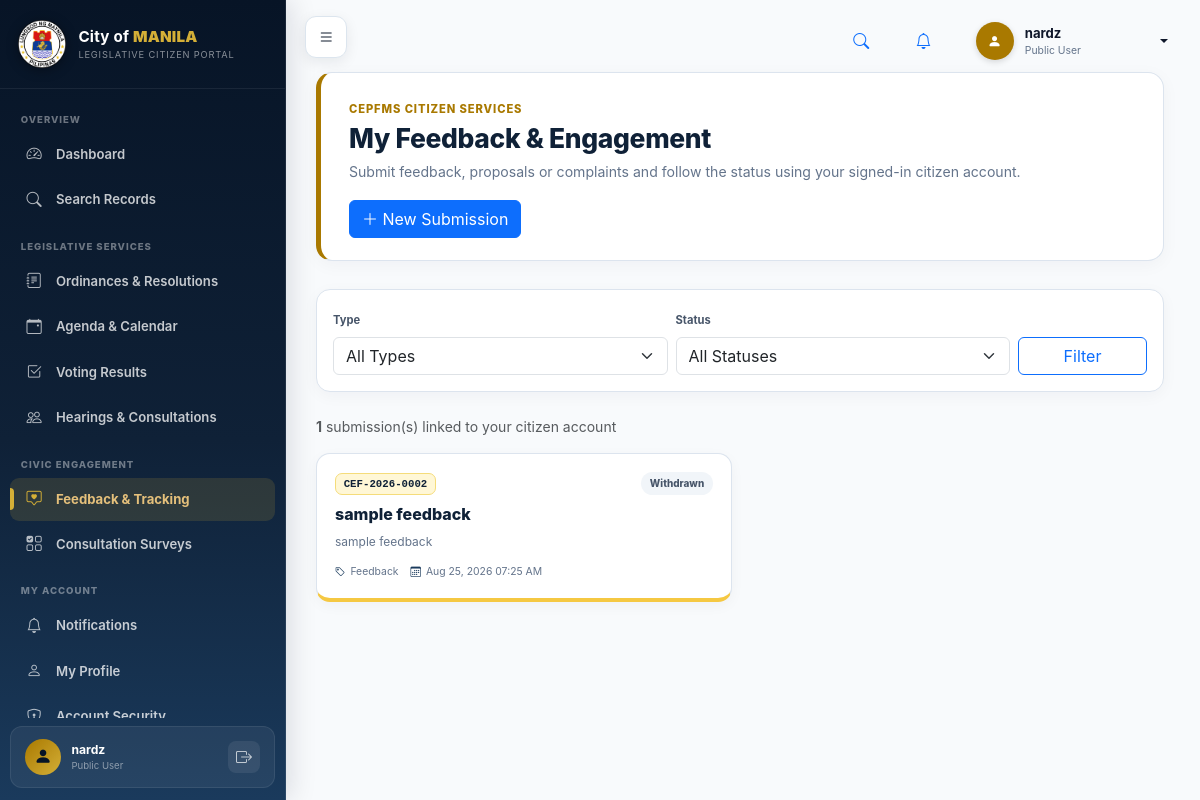
Screenshot of /citizen_portal/modules/engagement/index.php (signed in) with the database file from the repository.
### tables this page shows
CREATE TABLE `users` (
  `id` int(11) NOT NULL,
  `username` varchar(100) DEFAULT NULL,
  `full_name` varchar(150) NOT NULL,
  `email` varchar(150) NOT NULL,
  `phone` varchar(50) DEFAULT NULL,
  `password` varchar(255) NOT NULL,
  `role_id` int(11) NOT NULL,
  `office_id` int(11) DEFAULT NULL,
  `department_id` int(11) DEFAULT NULL,
  `status` varchar(50) DEFAULT 'Active',
  `created_at` timestamp NOT NULL DEFAULT current_timestamp(),
  `last_login_at` datetime DEFAULT NULL,
  `updated_at` timestamp NOT NULL DEFAULT current_timestamp() ON UPDATE current_timestamp(),
  `deleted_at` datetime DEFAULT NULL
);

CREATE TABLE `roles` (
  `id` int(11) NOT NULL,
  `name` varchar(100) NOT NULL,
  `created_at` timestamp NOT NULL DEFAULT current_timestamp()
);

CREATE TABLE `cef_submissions` (
  `id` bigint(20) NOT NULL,
  `public_id` char(36) NOT NULL,
  `reference_number` varchar(60) NOT NULL,
  `submission_type` varchar(30) NOT NULL,
  `citizen_user_id` int(11) DEFAULT NULL,
  `citizen_name` varchar(180) DEFAULT NULL,
  `citizen_email` varchar(180) DEFAULT NULL,
  `citizen_phone` varchar(60) DEFAULT NULL,
  `contact_preference` varchar(30) NOT NULL DEFAULT 'Portal',
  `anonymous_flag` tinyint(1) NOT NULL DEFAULT 0,
  `privacy_consent` tinyint(1) NOT NULL DEFAULT 0,
  `consent_at` datetime DEFAULT NULL,
  `title` varchar(255) NOT NULL,
  `summary` text DEFAULT NULL,
  `details` longtext NOT NULL,
  `category_id` bigint(20) DEFAULT NULL,
  `location_text` varchar(255) DEFAULT NULL,
  `district` varchar(100) DEFAULT NULL,
  `barangay` varchar(150) DEFAULT NULL,
  `priority_level` varchar(30) NOT NULL DEFAULT 'Normal',
  `source_channel` varchar(50) NOT NULL DEFAULT 'Web Portal',
  `status` varchar(50) NOT NULL DEFAULT 'Submitted',
  `moderation_status` varchar(50) NOT NULL DEFAULT 'Pending',
  `tracking_token_hash` char(64) NOT NULL,
  `acknowledged_at` datetime DEFAULT NULL,
  `closed_at` datetime DEFAULT NULL,
  `created_by` int(11) DEFAULT NULL,
  `created_at` timestamp NOT NULL DEFAULT current_timestamp(),
  `updated_at` timestamp NOT NULL DEFAULT current_timestamp() ON UPDATE current_timestamp(),
  `deleted_at` datetime DEFAULT NULL,
  `master_submission_id` bigint(20) DEFAULT NULL
);

### citizen_portal/includes/functions.php (called while the page is built, shortened)
<?php
function e(?string $value): string
{
    return htmlspecialchars($value??'',ENT_QUOTES,'UTF-8');
}
function appUrl(string $path=''): string
{
    return rtrim(APP_URL,'/').'/'.ltrim($path,'/');
}
function formatDate(?string $date,string $format='M d, Y'): string
{
    $time=strtotime($date);
    return $time?date($format,$time):'—';
}
function formatDateTime(?string $date,string $format='M d, Y h:i A'): string
{
    return formatDate($date,$format);
}

### citizen_portal/includes/auth.php (called while the page is built, shortened)
<?php
require_once __DIR__.'/../config/database.php';
require_once __DIR__.'/functions.php';
function isLoggedIn(): bool
{
    return !empty($_SESSION['citizen_user_id']);
}
function currentUserId(): int
{
    return (int)($_SESSION['citizen_user_id']??0);
}
function currentUser(): ?array
{
    return [
        'id'=>currentUserId(),
        'full_name'=>(string)($_SESSION['citizen_full_name']??''),
        'email'=>(string)($_SESSION['citizen_email']??''),
        'role_name'=>(string)($_SESSION['citizen_role_name']??''),
    ];
}
function portalAccountRow(int $userId): ?array
{
    try{
        $q=db()->prepare(
            'SELECT u.id,u.username,u.full_name,u.email,u.phone,
                    u.password,u.status,u.deleted_at,
                    r.name role_name
             FROM users u
             JOIN roles r ON r.id=u.role_id
             WHERE u.id=:user
             LIMIT 1'
        );
        $q->execute([':user'=>$userId]);
        $row=$q->fetch();
        return $row?:null;
    }catch(Throwable $e){
        error_log('[Citizen Portal account row] '.$e->getMessage());
        return null;
    }
}
function requireLogin(): void
{
    $userId=currentUserId();
    $account=portalAccountRow($userId);
}

### citizen_portal/config/database.php (called while the page is built, shortened)
<?php
final class Database
{
    private static ?PDO $instance=null;
    public static function getInstance(): PDO
    {
        if(self::$instance===null){
            $dsn='mysql:host='.DB_HOST.';dbname='.DB_NAME.';charset='.DB_CHARSET;
            self::$instance=new PDO($dsn,DB_USER,DB_PASS,[
                PDO::ATTR_ERRMODE=>PDO::ERRMODE_EXCEPTION,
                PDO::ATTR_DEFAULT_FETCH_MODE=>PDO::FETCH_ASSOC,
                PDO::ATTR_EMULATE_PREPARES=>false,
            ]);
        }
        return self::$instance;
    }
}
function db(): PDO
{
    return Database::getInstance();
}

### citizen_portal/includes/public_data.php (called while the page is built, shortened)
<?php
require_once __DIR__.'/auth.php';
function publicModulePagination(int $total,int $page,int $perPage=12): array
{
    $perPage=max(1,min(50,$perPage));
    $pages=max(1,(int)ceil(max(0,$total)/$perPage));
    $page=max(1,min($pages,$page));
    return [
        'total'=>$total,
        'page'=>$page,
        'perPage'=>$perPage,
        'pages'=>$pages,
        'offset'=>($page-1)*$perPage,
    ];
}
function portalStatusClass(string $status): string
{
    $s=strtolower(trim($status));
    return 'neutral';
}
function portalExcerpt(?string $text,int $length=180): string
{
    $text=trim(strip_tags((string)$text));
    if(mb_strlen($text)<=$length)return $text;
    return rtrim(mb_substr($text,0,$length-1)).'…';
}

### citizen_portal/modules/engagement/index.php (the view, shortened to what this page needs)
<?php
require_once __DIR__.'/../../includes/citizen_services.php';
requireLogin();
$pdo=db();
$activeMenu='engagement';
$extraCss=[appUrl('assets/css/public-modules.css')];
$page=max(1,(int)($_GET['page']??1));
$where=['s.citizen_user_id=:user','s.deleted_at IS NULL'];
$params=[':user'=>currentUserId()];
$whereSql='WHERE '.implode(' AND ',$where);
$c=$pdo->prepare('SELECT COUNT(*) FROM cef_submissions s '.$whereSql);
$c->execute($params);
$total=(int)$c->fetchColumn();
$pg=publicModulePagination($total,$page,12);
$q=$pdo->prepare(
    'SELECT s.id,s.reference_number,s.submission_type,s.title,s.summary,
            s.status,s.moderation_status,s.priority_level,s.created_at,s.updated_at,
            c.name category_name,
            (SELECT COUNT(*) FROM cef_responses r
             WHERE r.submission_id=s.id AND r.status="Delivered") delivered_responses
     FROM cef_submissions s
     LEFT JOIN cef_categories c ON c.id=s.category_id
     '.$whereSql.'
     ORDER BY s.created_at DESC,s.id DESC
     LIMIT '.$pg['perPage'].' OFFSET '.$pg['offset']
);
$q->execute($params);
$rows=$q->fetchAll();
include __DIR__.'/../../layouts/header.php';
?>
<div class="app-shell">
<?php include __DIR__.'/../../layouts/sidebar.php'; ?>
<main class="main-content">
<div class="page-head">
<div>
<span class="eyebrow">CEPFMS CITIZEN SERVICES</span>
<h1>My Feedback & Engagement</h1>
<p>Submit feedback, proposals or complaints and follow the status using your signed-in citizen account.</p>
</div>
<a class="btn btn-primary" href="<?= e(appUrl('modules/engagement/create.php')) ?>"><i class="bi bi-plus-lg"></i> New Submission</a>
</div>
<div class="public-filter-card mb-4">
<form class="row g-2 align-items-end">
<div class="col-lg-5"><label class="form-label">Type</label><select class="form-select" name="type"><option value="">All Types</option></select></div>
<div class="col-lg-5"><label class="form-label">Status</label><select class="form-select" name="status"><option value="">All Statuses</option></select></div>
<div class="col-lg-2"><button class="btn btn-outline-primary w-100">Filter</button></div>
</form>
</div>
<div class="small text-muted mb-3"><strong><?= $total ?></strong> submission(s) linked to your citizen account</div>
<div class="row g-3">
<?php foreach($rows as $r): ?>
<div class="col-lg-6">
<a class="public-record-card" href="<?= e(appUrl('modules/engagement/view.php?id='.(int)$r['id'])) ?>">
<div class="public-record-top">
<span class="public-code"><?= e($r['reference_number']) ?></span>
<span class="public-status <?= e(portalStatusClass($r['status'])) ?>"><?= e($r['status']) ?></span>
</div>
<h2><?= e($r['title']) ?></h2>
<p><?= e(portalExcerpt($r['summary'])) ?></p>
<div class="public-meta">
<span><i class="bi bi-tag"></i><?= e($r['submission_type']) ?></span>
<span><i class="bi bi-calendar3"></i><?= formatDateTime($r['created_at']) ?></span>
</div>
</a>
</div>
<?php endforeach; ?>
</div>
</main>
</div>
<?php include __DIR__.'/../../layouts/footer.php'; ?>

### citizen_portal/layouts/header.php (shortened to what this page needs)
<?php
$user = currentUser();
?>
<!doctype html>
<html lang="en">
<head>
<link rel="stylesheet" href="https://cdn.jsdelivr.net/npm/bootstrap@5.3.3/dist/css/bootstrap.min.css">
<link rel="stylesheet" href="https://cdn.jsdelivr.net/npm/bootstrap-icons@1.11.3/font/bootstrap-icons.css">
<link rel="stylesheet" href="<?= e(appUrl('assets/css/style.css?v=' . time())) ?>">
<link rel="stylesheet" href="<?= e(appUrl('assets/css/orlms-shell.css?v=' . time())) ?>">
<?php if(!empty($extraCss)): foreach($extraCss as $css): ?>
<link rel="stylesheet" href="<?= e($css) ?>">
<?php endforeach; endif; ?>
</head>
<body>
<header class="orlms-topbar">
    <button class="orlms-menu-button" id="sidebarToggle" type="button" aria-label="Toggle Sidebar">
        <i class="bi bi-list"></i>
    </button>
    <div class="orlms-topbar-actions">
        <a class="orlms-topbar-icon" href="<?= e(appUrl('pages/search.php')) ?>" title="Search Public Records">
            <i class="bi bi-search"></i>
        </a>
        <a class="orlms-topbar-icon" href="<?= e(appUrl('pages/notifications.php')) ?>" title="Notifications">
            <i class="bi bi-bell"></i>
        </a>
        <div class="dropdown">
            <button class="orlms-user-button dropdown-toggle" type="button" data-bs-toggle="dropdown" aria-expanded="false">
                <span class="orlms-avatar"><i class="bi bi-person-fill"></i></span>
                <div class="orlms-user-copy">
                    <strong><?= e($user['full_name'] ?? 'Citizen User') ?></strong>
                    <small><?= e($user['role_name'] ?? 'Public Citizen') ?></small>
                </div>
            </button>
        </div>
    </div>
</header>

### citizen_portal/layouts/sidebar.php (shortened to what this page needs)
<?php
$activeMenu = $activeMenu ?? 'dashboard';
$user = currentUser();
$navGroups = [
    'Overview' => [
        ['dashboard', 'Dashboard', 'bi-speedometer2', 'dashboard.php'],
        ['search', 'Search Records', 'bi-search', 'pages/search.php'],
    ],
    'Legislative Services' => [
        ['ordinances', 'Ordinances & Resolutions', 'bi-journal-text', 'modules/ordinances/index.php'],
        ['calendar', 'Agenda & Calendar', 'bi-calendar-event', 'modules/calendar/index.php'],
        ['voting', 'Voting Results', 'bi-check2-square', 'modules/voting/index.php'],
        ['hearings', 'Hearings & Consultations', 'bi-people', 'modules/hearings/index.php'],
    ],
    'Civic Engagement' => [
        ['engagement', 'Feedback & Tracking', 'bi-chat-square-heart', 'modules/engagement/index.php'],
        ['surveys', 'Consultation Surveys', 'bi-ui-checks-grid', 'modules/surveys/index.php'],
    ],
    'My Account' => [
        ['notifications', 'Notifications', 'bi-bell', 'pages/notifications.php'],
        ['profile', 'My Profile', 'bi-person', 'pages/profile.php'],
        ['security', 'Account Security', 'bi-shield-lock', 'pages/account_security.php'],
    ],
];
?>
<aside class="sidebar orlms-sidebar" id="sidebar">
    <div class="sidebar-brand">
        <img src="<?= e(appUrl('assets/images/manila.png')) ?>" alt="City of Manila Seal" class="sidebar-logo">
        <div class="sidebar-brand-text">
            <strong>City of <b>MANILA</b></strong>
            <small>Legislative Citizen Portal</small>
        </div>
    </div>
    <nav class="sidebar-nav">
        <?php foreach ($navGroups as $groupLabel => $items): ?>
            <div class="sidebar-section-heading"><?= e($groupLabel) ?></div>
            <?php foreach ($items as [$key, $label, $icon, $url]): ?>
                <a class="sidebar-link <?= $activeMenu === $key ? 'active' : '' ?>" href="<?= e(appUrl($url)) ?>" title="<?= e($label) ?>">
                    <i class="bi <?= e($icon) ?>"></i>
                    <span><?= e($label) ?></span>
                    <?php if ($activeMenu === $key): ?><b class="active-indicator"></b><?php endif; ?>
                </a>
            <?php endforeach; ?>
        <?php endforeach; ?>
    </nav>
    <div class="sidebar-user-footer">
        <div class="user-avatar-circle">
            <i class="bi bi-person-fill"></i>
        </div>
        <div class="user-info-text">
            <strong><?= e($user['full_name'] ?? 'Citizen User') ?></strong>
            <small><?= e($user['role_name'] ?? 'Public Citizen') ?></small>
        </div>
        <form method="post" action="<?= e(appUrl('logout.php')) ?>" class="m-0 ms-auto">
            <button type="submit" class="btn-sidebar-logout" title="Sign Out">
                <i class="bi bi-box-arrow-right"></i>
            </button>
        </form>
    </div>
</aside>

### rows the page displays
users: full_name "nardz", role.name "Public User"
cef_submissions: reference_number "CEF-2026-0002", status "Withdrawn", title "sample feedback", summary "sample feedback", submission_type "Feedback", created_at "Aug 25, 2026 07:25 AM"

### other values shown
$groupLabel "OVERVIEW"
$label "Dashboard"
$label "Search Records"
$groupLabel "LEGISLATIVE SERVICES"
$label "Ordinances & Resolutions"
$label "Agenda & Calendar"
$label "Voting Results"
$label "Hearings & Consultations"
$groupLabel "CIVIC ENGAGEMENT"
$label "Feedback & Tracking"
$label "Consultation Surveys"
$groupLabel "MY ACCOUNT"
$label "Notifications"
$label "My Profile"
$total "1"
